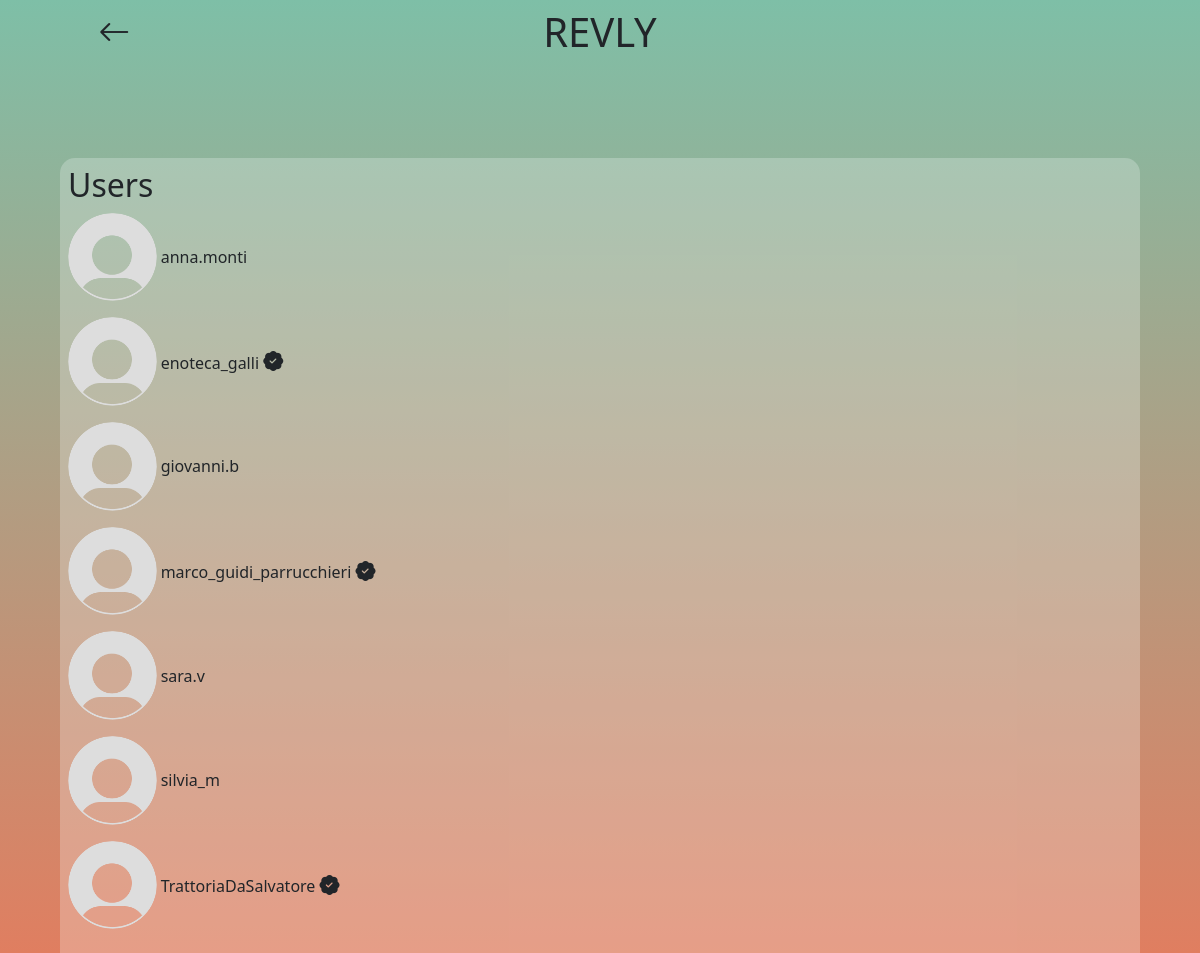
Page /site/follower.php?email=eleonora.rossi@email.com (signed in) on the committed database.
### tables this page shows
create table USERS (
     email varchar(80) not null,
     username varchar(64) not null unique,
     name varchar(64) not null,
     surname varchar(64),
     password varchar(64) not null,
     biography text not null,
     img varchar(128) not null default 'default-image.png',
     isCompany boolean not null,
     notifyLikes boolean not null,
     notifyComments boolean not null,
     notifyTags boolean not null,
     notifyFollows boolean not null,
     constraint ID_USERS_ID primary key (email));

### site/bootstrap.php (called while the page is built, shortened)
<?php
require_once("../db/database.php");
$server = "localhost";
$username = "root";
$pwd = "";
$dbname = "revly_db";
$port = 3306;
$dbh = new DatabaseHelper($server, $username, $pwd, $dbname, $port);
?>

### db/database.php (called while the page is built, shortened)
<?php
class DatabaseHelper {
    private $db;
    public function __construct($server, $username, $pwd, $dbname, $port) {
        $this->db = new mysqli($server, $username, $pwd, $dbname, $port);
    }
    public function getFollower($email) {
        $qry = "SELECT U.username, U.email, U.img, U.isCompany FROM users U, follow F WHERE U.email = F.follower_email AND F.user_email = ?";
        $stmt = $this->db->prepare($qry);
        $stmt->bind_param('s',$email);
        $stmt->execute();
        $res = $stmt->get_result();
        $results = $res->fetch_all(MYSQLI_ASSOC);
        return $results;
    }
}
?>

### site/template/show-line-user.php (the view)
<section class="d-flex flex-column min-vh-100">
    <div class="show-users flex-grow-1 bg-body-tertiary bg-opacity-25 mt-3 p-2">
        <div class="row gx-1">
            <h2>Users</h2>
        </div>
        <?php foreach ($templateParams["users"] as $user): ?>
            <a href="profile.php?username=<?php echo $user['username']; ?>">
                <div class="row gx-2 mb-3">
                    <div class="d-flex align-items-center">
                        <div class="col-1 me-1">
                            <div class="ratio ratio-1x1 text-center">
                                <img class="rounded-circle object-fit-fill" src="<?php echo $user['img']; ?>" alt="Profile picture of <?php echo $user['username']; ?>"/>
                            </div>
                        </div>
                        <div class="col-9">
                            <p class="m-0">
                                <?php echo $user['username']; ?>
                                <?php echo $user['isCompany'] ? '<i class="bi bi-patch-check-fill fs-5"></i>' : ''; ?>
                            </p>
                        </div>
                    </div>
                </div>
            </a>
        <?php endforeach; ?>
    </div>
</section>

### site/css/style.css (style rules this page uses)
img { width: 100%; }
body { background-color: white; background: linear-gradient(rgba(126,191,167,1), rgba(224,126,96,1)) fixed; padding-left: 5%; padding-right: 5%; }
.recent-searches, .show-users { border-radius: 15px 15px 0 0; }
a, a:visited, a:link, a:visited:active { color: inherit; text-decoration: none; }

### rows in the picture
users: username "anna.monti"
users: username "enoteca_galli", isCompany 1 (drawn)
users: username "giovanni.b"
users: username "marco_guidi_parrucchieri", isCompany 1 (drawn)
users: username "sara.v"
users: username "silvia_m"
users: username "TrattoriaDaSalvatore", isCompany 1 (drawn)
